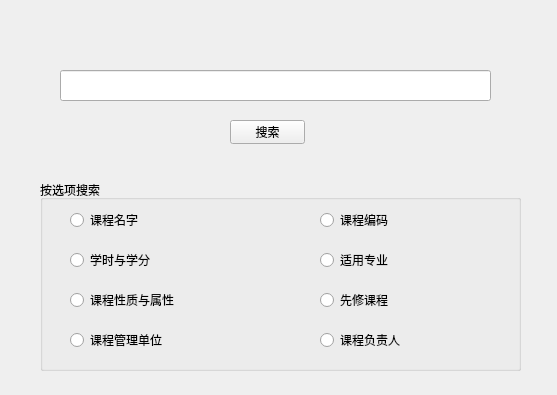
<?xml version="1.0" encoding="UTF-8"?>
<ui version="4.0">
 <class>SearchWidget</class>
 <widget class="QWidget" name="SearchWidget">
  <property name="geometry">
   <rect>
    <x>0</x>
    <y>0</y>
    <width>557</width>
    <height>395</height>
   </rect>
  </property>
  <property name="windowTitle">
   <string>Form</string>
  </property>
  <widget class="QGroupBox" name="groupBox">
   <property name="geometry">
    <rect>
     <x>40</x>
     <y>180</y>
     <width>481</width>
     <height>191</height>
    </rect>
   </property>
   <property name="title">
    <string>按选项搜索</string>
   </property>
   <widget class="QRadioButton" name="rb_course_name_">
    <property name="geometry">
     <rect>
      <x>30</x>
      <y>30</y>
      <width>95</width>
      <height>20</height>
     </rect>
    </property>
    <property name="text">
     <string>课程名字</string>
    </property>
   </widget>
   <widget class="QRadioButton" name="rb_course_number_">
    <property name="geometry">
     <rect>
      <x>280</x>
      <y>30</y>
      <width>95</width>
      <height>20</height>
     </rect>
    </property>
    <property name="text">
     <string>课程编码</string>
    </property>
   </widget>
   <widget class="QRadioButton" name="rb_study_time_">
    <property name="geometry">
     <rect>
      <x>30</x>
      <y>70</y>
      <width>95</width>
      <height>20</height>
     </rect>
    </property>
    <property name="text">
     <string>学时与学分</string>
    </property>
   </widget>
   <widget class="QRadioButton" name="rb_for_major_">
    <property name="geometry">
     <rect>
      <x>280</x>
      <y>70</y>
      <width>95</width>
      <height>20</height>
     </rect>
    </property>
    <property name="text">
     <string>适用专业</string>
    </property>
   </widget>
   <widget class="QRadioButton" name="rb_course_status_">
    <property name="geometry">
     <rect>
      <x>30</x>
      <y>110</y>
      <width>121</width>
      <height>20</height>
     </rect>
    </property>
    <property name="text">
     <string>课程性质与属性</string>
    </property>
   </widget>
   <widget class="QRadioButton" name="rb_need_major_">
    <property name="geometry">
     <rect>
      <x>280</x>
      <y>110</y>
      <width>95</width>
      <height>20</height>
     </rect>
    </property>
    <property name="text">
     <string>先修课程</string>
    </property>
   </widget>
   <widget class="QRadioButton" name="rb_manage_">
    <property name="geometry">
     <rect>
      <x>30</x>
      <y>150</y>
      <width>95</width>
      <height>20</height>
     </rect>
    </property>
    <property name="text">
     <string>课程管理单位</string>
    </property>
   </widget>
   <widget class="QRadioButton" name="rb_teacher_">
    <property name="geometry">
     <rect>
      <x>280</x>
      <y>150</y>
      <width>95</width>
      <height>20</height>
     </rect>
    </property>
    <property name="text">
     <string>课程负责人</string>
    </property>
   </widget>
  </widget>
  <widget class="QLineEdit" name="lineEdit">
   <property name="geometry">
    <rect>
     <x>60</x>
     <y>70</y>
     <width>431</width>
     <height>31</height>
    </rect>
   </property>
  </widget>
  <widget class="QPushButton" name="pb_search_">
   <property name="geometry">
    <rect>
     <x>230</x>
     <y>120</y>
     <width>75</width>
     <height>24</height>
    </rect>
   </property>
   <property name="text">
    <string>搜索</string>
   </property>
  </widget>
 </widget>
 <resources/>
 <connections/>
</ui>
